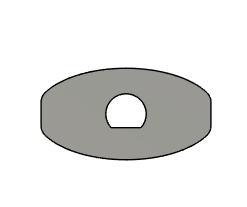
#> input picture Report/SubmissionRevision_2026-11-02/Figures/cad-component-01.png, 247 x 207 px, found by its file name; its folder holds only this picture in this run
$ python cad_contact.py
#> lines starting #> are read from the running program, lines starting #| are printed output that depends on the picture
from PIL import Image,ImageDraw
from pathlib import Path
b=Path('Report/SubmissionRevision_2026-11-02/Figures');im=Image.new('RGB',(1400,1200),'#ddd');d=ImageDraw.Draw(im)
#> after `im = Image.new('RGB', (1400, 1200), '#ddd')`: im: PIL image 1400x1200 RGB; every value is 221
for j in range(8):
 p=b/f'cad-component-{j+1:02d}.png';a=Image.open(p).convert('RGB');a.thumbnail((340,540));x=j%4*350;y=j//4*600;im.paste(a,(x,y+35));d.text((x+4,y+4),f'{j+1:02d}',fill='black')
#> after `im.paste(a, (x, y + 35))`:
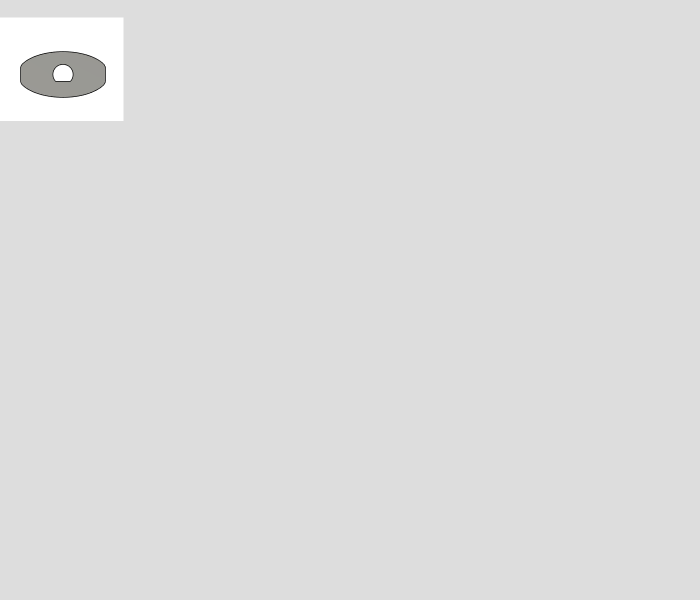
#> im: PIL image 1400x1200 RGB (shown at 1/2 size); mean R, G, B 221.2, 221.2, 221.2
#> (the run stopped early here; a loop or call above may not have finished)
